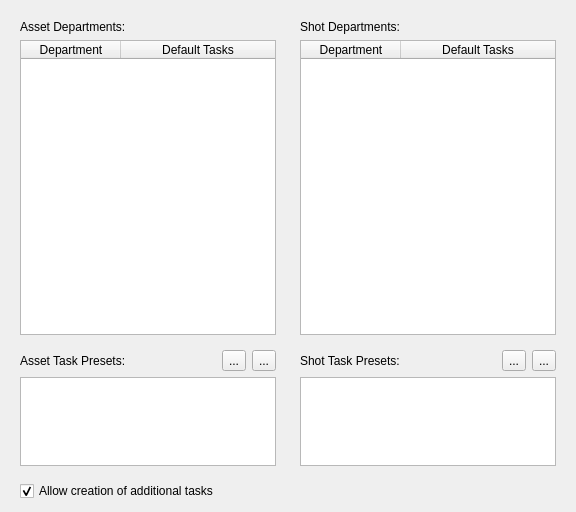
      <widget class="QWidget" name="tab_departments">
       <attribute name="title">
        <string>Departments</string>
       </attribute>
       <layout class="QVBoxLayout" name="verticalLayout_7">
        <item>
         <widget class="QWidget" name="widget_9" native="true">
          <layout class="QHBoxLayout" name="horizontalLayout_10">
           <property name="leftMargin">
            <number>0</number>
           </property>
           <property name="topMargin">
            <number>0</number>
           </property>
           <property name="rightMargin">
            <number>0</number>
           </property>
           <property name="bottomMargin">
            <number>0</number>
           </property>
           <item>
            <widget class="QWidget" name="widget_4" native="true">
             <layout class="QVBoxLayout" name="verticalLayout_5">
              <item>
               <widget class="QWidget" name="w_assetDepartmentHeader" native="true">
                <layout class="QHBoxLayout" name="horizontalLayout_8">
                 <property name="leftMargin">
                  <number>0</number>
                 </property>
                 <property name="topMargin">
                  <number>0</number>
                 </property>
                 <property name="rightMargin">
                  <number>0</number>
                 </property>
                 <property name="bottomMargin">
                  <number>0</number>
                 </property>
                 <item>
                  <widget class="QLabel" name="label_12">
                   <property name="text">
                    <string>Asset Departments:</string>
                   </property>
                  </widget>
                 </item>
                </layout>
               </widget>
              </item>
              <item>
               <widget class="QTableWidget" name="tw_assetDepartments">
                <property name="sizePolicy">
                 <sizepolicy hsizetype="Expanding" vsizetype="Expanding">
                  <horstretch>0</horstretch>
                  <verstretch>10</verstretch>
                 </sizepolicy>
                </property>
                <property name="contextMenuPolicy">
                 <enum>Qt::CustomContextMenu</enum>
                </property>
                <property name="editTriggers">
                 <set>QAbstractItemView::NoEditTriggers</set>
                </property>
                <property name="selectionMode">
                 <enum>QAbstractItemView::ExtendedSelection</enum>
                </property>
                <property name="selectionBehavior">
                 <enum>QAbstractItemView::SelectRows</enum>
                </property>
                <property name="verticalScrollMode">
                 <enum>QAbstractItemView::ScrollPerPixel</enum>
                </property>
                <property name="horizontalScrollMode">
                 <enum>QAbstractItemView::ScrollPerPixel</enum>
                </property>
                <property name="cornerButtonEnabled">
                 <bool>false</bool>
                </property>
                <property name="columnCount">
                 <number>2</number>
                </property>
                <attribute name="horizontalHeaderHighlightSections">
                 <bool>false</bool>
                </attribute>
                <attribute name="horizontalHeaderStretchLastSection">
                 <bool>true</bool>
                </attribute>
                <attribute name="verticalHeaderHighlightSections">
                 <bool>false</bool>
                </attribute>
                <column>
                 <property name="text">
                  <string>Department</string>
                 </property>
                </column>
                <column>
                 <property name="text">
                  <string>Default Tasks</string>
                 </property>
                </column>
               </widget>
              </item>
              <item>
               <widget class="QWidget" name="w_taskPresetsAsset" native="true">
                <layout class="QHBoxLayout" name="horizontalLayout_12">
                 <property name="leftMargin">
                  <number>0</number>
                 </property>
                 <property name="rightMargin">
                  <number>0</number>
                 </property>
                 <property name="bottomMargin">
                  <number>0</number>
                 </property>
                 <item>
                  <widget class="QLabel" name="l_taskPresetsAsset">
                   <property name="text">
                    <string>Asset Task Presets:</string>
                   </property>
                  </widget>
                 </item>
                 <item>
                  <spacer name="horizontalSpacer_22">
                   <property name="orientation">
                    <enum>Qt::Horizontal</enum>
                   </property>
                   <property name="sizeHint" stdset="0">
                    <size>
                     <width>40</width>
                     <height>20</height>
                    </size>
                   </property>
                  </spacer>
                 </item>
                 <item>
                  <widget class="QToolButton" name="b_addTaskPresetsAsset">
                   <property name="text">
                    <string>...</string>
                   </property>
                  </widget>
                 </item>
                 <item>
                  <widget class="QToolButton" name="b_removeTaskPresetsAsset">
                   <property name="text">
                    <string>...</string>
                   </property>
                  </widget>
                 </item>
                </layout>
               </widget>
              </item>
              <item>
               <widget class="QListWidget" name="lw_taskPresetsAsset">
                <property name="sizePolicy">
                 <sizepolicy hsizetype="Expanding" vsizetype="Expanding">
                  <horstretch>0</horstretch>
                  <verstretch>3</verstretch>
                 </sizepolicy>
                </property>
                <property name="contextMenuPolicy">
                 <enum>Qt::CustomContextMenu</enum>
                </property>
                <property name="editTriggers">
                 <set>QAbstractItemView::NoEditTriggers</set>
                </property>
                <property name="verticalScrollMode">
                 <enum>QAbstractItemView::ScrollPerPixel</enum>
                </property>
                <property name="horizontalScrollMode">
                 <enum>QAbstractItemView::ScrollPerPixel</enum>
                </property>
               </widget>
              </item>
             </layout>
            </widget>
           </item>
           <item>
            <widget class="QWidget" name="widget_7" native="true">
             <layout class="QVBoxLayout" name="verticalLayout_6">
              <item>
               <widget class="QWidget" name="w_shotDepartmentHeader" native="true">
                <layout class="QHBoxLayout" name="horizontalLayout_9">
                 <property name="leftMargin">
                  <number>0</number>
                 </property>
                 <property name="topMargin">
                  <number>0</number>
                 </property>
                 <property name="rightMargin">
                  <number>0</number>
                 </property>
                 <property name="bottomMargin">
                  <number>0</number>
                 </property>
                 <item>
                  <widget class="QLabel" name="label_13">
                   <property name="text">
                    <string>Shot Departments:</string>
                   </property>
                  </widget>
                 </item>
                </layout>
               </widget>
              </item>
              <item>
               <widget class="QTableWidget" name="tw_shotDepartments">
                <property name="sizePolicy">
                 <sizepolicy hsizetype="Expanding" vsizetype="Expanding">
                  <horstretch>0</horstretch>
                  <verstretch>10</verstretch>
                 </sizepolicy>
                </property>
                <property name="contextMenuPolicy">
                 <enum>Qt::CustomContextMenu</enum>
                </property>
                <property name="editTriggers">
                 <set>QAbstractItemView::NoEditTriggers</set>
                </property>
                <property name="selectionMode">
                 <enum>QAbstractItemView::ExtendedSelection</enum>
                </property>
                <property name="selectionBehavior">
                 <enum>QAbstractItemView::SelectRows</enum>
                </property>
                <property name="verticalScrollMode">
                 <enum>QAbstractItemView::ScrollPerPixel</enum>
                </property>
                <property name="horizontalScrollMode">
                 <enum>QAbstractItemView::ScrollPerPixel</enum>
                </property>
                <property name="cornerButtonEnabled">
                 <bool>false</bool>
                </property>
                <property name="columnCount">
                 <number>2</number>
                </property>
                <attribute name="horizontalHeaderHighlightSections">
                 <bool>false</bool>
                </attribute>
                <attribute name="horizontalHeaderStretchLastSection">
                 <bool>true</bool>
                </attribute>
                <attribute name="verticalHeaderHighlightSections">
                 <bool>false</bool>
                </attribute>
                <column>
                 <property name="text">
                  <string>Department</string>
                 </property>
                </column>
                <column>
                 <property name="text">
                  <string>Default Tasks</string>
                 </property>
                </column>
               </widget>
              </item>
              <item>
               <widget class="QWidget" name="w_taskPresetsShot" native="true">
                <layout class="QHBoxLayout" name="horizontalLayout_15">
                 <property name="leftMargin">
                  <number>0</number>
                 </property>
                 <property name="rightMargin">
                  <number>0</number>
                 </property>
                 <property name="bottomMargin">
                  <number>0</number>
                 </property>
                 <item>
                  <widget class="QLabel" name="l_taskPresetsShot">
                   <property name="text">
                    <string>Shot Task Presets:</string>
                   </property>
                  </widget>
                 </item>
                 <item>
                  <spacer name="horizontalSpacer_23">
                   <property name="orientation">
                    <enum>Qt::Horizontal</enum>
                   </property>
                   <property name="sizeHint" stdset="0">
                    <size>
                     <width>40</width>
                     <height>20</height>
                    </size>
                   </property>
                  </spacer>
                 </item>
                 <item>
                  <widget class="QToolButton" name="b_addTaskPresetsShot">
                   <property name="text">
                    <string>...</string>
                   </property>
                  </widget>
                 </item>
                 <item>
                  <widget class="QToolButton" name="b_removeTaskPresetsShot">
                   <property name="text">
                    <string>...</string>
                   </property>
                  </widget>
                 </item>
                </layout>
               </widget>
              </item>
              <item>
               <widget class="QListWidget" name="lw_taskPresetsShot">
                <property name="sizePolicy">
                 <sizepolicy hsizetype="Expanding" vsizetype="Expanding">
                  <horstretch>0</horstretch>
                  <verstretch>3</verstretch>
                 </sizepolicy>
                </property>
                <property name="contextMenuPolicy">
                 <enum>Qt::CustomContextMenu</enum>
                </property>
                <property name="editTriggers">
                 <set>QAbstractItemView::NoEditTriggers</set>
                </property>
                <property name="verticalScrollMode">
                 <enum>QAbstractItemView::ScrollPerPixel</enum>
                </property>
                <property name="horizontalScrollMode">
                 <enum>QAbstractItemView::ScrollPerPixel</enum>
                </property>
               </widget>
              </item>
             </layout>
            </widget>
           </item>
          </layout>
         </widget>
        </item>
        <item>
         <widget class="QWidget" name="widget_14" native="true">
          <layout class="QHBoxLayout" name="horizontalLayout_7">
           <property name="topMargin">
            <number>0</number>
           </property>
           <property name="bottomMargin">
            <number>0</number>
           </property>
           <item>
            <widget class="QCheckBox" name="chb_allowAdditionalTasks">
             <property name="text">
              <string>Allow creation of additional tasks</string>
             </property>
             <property name="checked">
              <bool>true</bool>
             </property>
            </widget>
           </item>
          </layout>
         </widget>
        </item>
       </layout>
      </widget>
